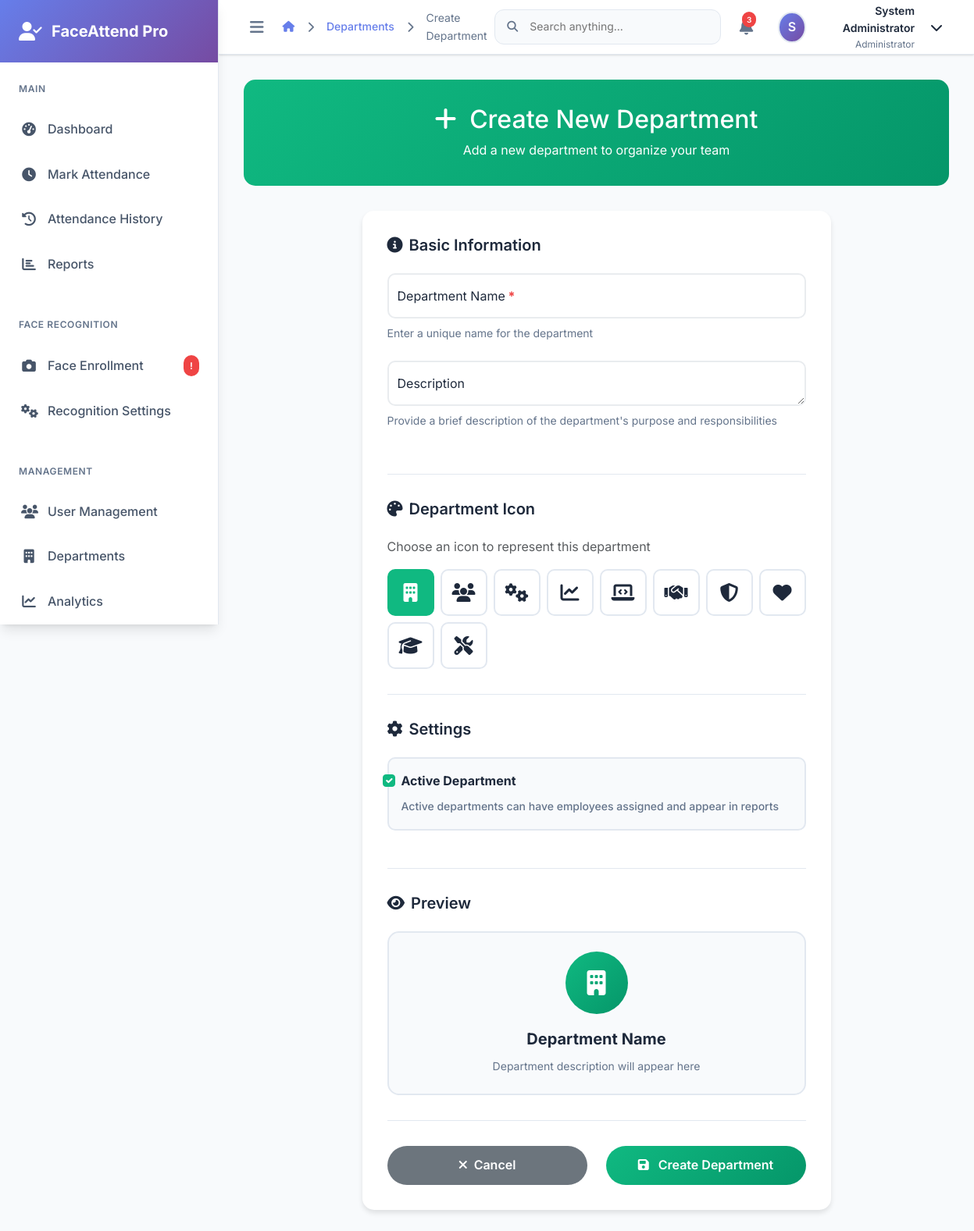
The app's page /auth/departments/create/ (signed in) with its own data.
### authentication/models.py (models this page shows, shortened)
class CustomUser(AbstractUser):
    USER_ROLES = [
        ('admin', 'Administrator'),
        ('manager', 'Manager'),
        ('employee', 'Employee'),
        ('security', 'Security Personnel'),
    ]
    id = models.UUIDField(primary_key=True, default=uuid.uuid4, editable=False)
    employee_id = models.CharField(
        max_length=20,
        unique=True,
        validators=[RegexValidator(r'^[A-Z0-9]+$', 'Employee ID must contain only uppercase letters and numbers')]
    )
    department = models.ForeignKey(Department, on_delete=models.SET_NULL, null=True, blank=True)
    role = models.CharField(max_length=20, choices=USER_ROLES, default='employee')
    phone_number = models.CharField(
        max_length=15,
        blank=True,
        validators=[RegexValidator(r'^\+?1?\d{9,15}$', 'Phone number must be entered in the format: "+999999999". Up to 15 digits allowed.')]
    )
    profile_picture = models.ImageField(upload_to='profile_pictures/', blank=True, null=True)
    date_of_birth = models.DateField(blank=True, null=True)
    address = models.TextField(blank=True)
    emergency_contact_name = models.CharField(max_length=100, blank=True)
    emergency_contact_phone = models.CharField(max_length=15, blank=True)
    is_face_enrolled = models.BooleanField(default=False)
    face_enrollment_date = models.DateTimeField(blank=True, null=True)
    is_active = models.BooleanField(default=True)
    created_at = models.DateTimeField(auto_now_add=True)
    updated_at = models.DateTimeField(auto_now=True)
    last_attendance = models.DateTimeField(blank=True, null=True)
    class Meta:
        ordering = ['employee_id']
        verbose_name = 'User'
        verbose_name_plural = 'Users'
    def get_full_name(self):
        return f"{self.first_name} {self.last_name}".strip() or self.username

class Department(models.Model):
    id = models.UUIDField(primary_key=True, default=uuid.uuid4, editable=False)
    name = models.CharField(max_length=100, unique=True)
    description = models.TextField(blank=True)
    created_at = models.DateTimeField(auto_now_add=True)
    updated_at = models.DateTimeField(auto_now=True)
    is_active = models.BooleanField(default=True)
    class Meta:
        ordering = ['name']
        verbose_name = 'Department'
        verbose_name_plural = 'Departments'

### authentication/views.py (the view, shortened to what this page needs)
# urls.py: path('departments/create/', views.DepartmentCreateView.as_view(), name='department_create'),
class DepartmentCreateView(AdminRequiredMixin, CreateView):
    model = Department
    form_class = DepartmentForm
    template_name = 'authentication/department_form.html'
    success_url = reverse_lazy('authentication:department_list')

### templates/authentication/department_form.html (shortened to what this page needs)
{% extends 'base.html' %}
{% block breadcrumb %}
<i class="fas fa-chevron-right mx-2"></i>
<a href="{% url 'authentication:department_list' %}">Departments</a>
<i class="fas fa-chevron-right mx-2"></i>
<span>{% if object %}Edit Department{% else %}Create Department{% endif %}</span>
{% endblock %}
{% block content %}
<div class="form-header">
    <h2>
        <i class="fas fa-{% if object %}edit{% else %}plus{% endif %} me-2"></i>
        {% if object %}Edit Department - {{ object.name }}{% else %}Create New Department{% endif %}
    </h2>
    <p class="mb-0">
        {% if object %}Update department information and settings{% else %}Add a new department to organize your team{% endif %}
    </p>
</div>
<div class="form-container">
    <form method="post" id="departmentForm">
        <div class="form-section">
            <h5 class="section-title">
                <i class="fas fa-info-circle"></i>
                Basic Information
            </h5>
            <div class="form-floating">
                {{ form.name }}
                <label for="{{ form.name.id_for_label }}" class="required-field">Department Name</label>
                <div class="help-text">Enter a unique name for the department</div>
            </div>
            <div class="form-floating">
                {{ form.description }}
                <label for="{{ form.description.id_for_label }}">Description</label>
                <div class="help-text">Provide a brief description of the department's purpose and responsibilities</div>
            </div>
        </div>
        <div class="form-section">
            <h5 class="section-title">
                <i class="fas fa-palette"></i>
                Department Icon
            </h5>
            <p class="text-muted mb-3">Choose an icon to represent this department</p>
            <div class="icon-selector">
                <div class="icon-option selected" data-icon="building">
                    <i class="fas fa-building"></i>
                </div>
                <div class="icon-option" data-icon="users">
                    <i class="fas fa-users"></i>
                </div>
                <div class="icon-option" data-icon="cogs">
                    <i class="fas fa-cogs"></i>
                </div>
                <div class="icon-option" data-icon="chart-line">
                    <i class="fas fa-chart-line"></i>
                </div>
                <div class="icon-option" data-icon="laptop-code">
                    <i class="fas fa-laptop-code"></i>
                </div>
                <div class="icon-option" data-icon="handshake">
                    <i class="fas fa-handshake"></i>
                </div>
                <div class="icon-option" data-icon="shield-alt">
                    <i class="fas fa-shield-alt"></i>
                </div>
                <div class="icon-option" data-icon="heart">
                    <i class="fas fa-heart"></i>
                </div>
                <div class="icon-option" data-icon="graduation-cap">
                    <i class="fas fa-graduation-cap"></i>
                </div>
                <div class="icon-option" data-icon="tools">
                    <i class="fas fa-tools"></i>
                </div>
            </div>
        </div>
        <div class="form-section">
            <h5 class="section-title">
                <i class="fas fa-cog"></i>
                Settings
            </h5>
            <div class="form-check">
                {{ form.is_active }}
                <label class="form-check-label" for="{{ form.is_active.id_for_label }}">
                    <strong>Active Department</strong>
                    <div class="help-text">Active departments can have employees assigned and appear in reports</div>
                </label>
            </div>
        </div>
        <div class="form-section">
            <h5 class="section-title">
                <i class="fas fa-eye"></i>
                Preview
            </h5>
            <div class="preview-card" id="departmentPreview">
                <div class="preview-icon" id="previewIcon">
                    <i class="fas fa-building"></i>
                </div>
                <div class="preview-name" id="previewName">Department Name</div>
                <div class="preview-description" id="previewDescription">Department description will appear here</div>
            </div>
        </div>
        <div class="row">
            <div class="col-md-6">
                <a href="{% url 'authentication:department_list' %}" class="btn-cancel">
                    <i class="fas fa-times me-2"></i>Cancel
                </a>
            </div>
            <div class="col-md-6">
                <button type="submit" class="btn-submit">
                    <i class="fas fa-save me-2"></i>
                    {% if object %}Update Department{% else %}Create Department{% endif %}
                </button>
            </div>
        </div>
    </form>
</div>
{% endblock %}

### templates/base.html (shortened to what this page needs)
<!DOCTYPE html>
<html lang="en" data-theme="light">
<head>
    <link href="https://cdn.jsdelivr.net/npm/bootstrap@5.3.2/dist/css/bootstrap.min.css" rel="stylesheet">
    <link href="https://cdnjs.cloudflare.com/ajax/libs/font-awesome/6.5.0/css/all.min.css" rel="stylesheet">
    <link href="https://cdn.jsdelivr.net/npm/animate.css@4.1.1/animate.min.css" rel="stylesheet">
</head>
<body>
    <div class="app-container">
        {% if user.is_authenticated %}
        <nav class="sidebar" id="sidebar">
            <div class="sidebar-header">
                <a href="{% url 'authentication:dashboard' %}" class="sidebar-brand">
                    <i class="fas fa-user-check"></i>
                    <span>FaceAttend Pro</span>
                </a>
            </div>
            <div class="sidebar-nav">
                <div class="nav-section">
                    <div class="nav-section-title">Main</div>
                    <div class="nav-item">
                        <a href="{% url 'authentication:dashboard' %}" class="nav-link {% if request.resolver_match.url_name == 'dashboard' %}active{% endif %}">
                            <i class="fas fa-tachometer-alt"></i>
                            <span>Dashboard</span>
                        </a>
                    </div>
                    <div class="nav-item">
                        <a href="{% url 'attendance:check' %}" class="nav-link {% if 'attendance' in request.resolver_match.namespace and request.resolver_match.url_name == 'check' %}active{% endif %}">
                            <i class="fas fa-clock"></i>
                            <span>Mark Attendance</span>
                        </a>
                    </div>
                    <div class="nav-item">
                        <a href="{% url 'attendance:history' %}" class="nav-link {% if 'attendance' in request.resolver_match.namespace and request.resolver_match.url_name == 'history' %}active{% endif %}">
                            <i class="fas fa-history"></i>
                            <span>Attendance History</span>
                        </a>
                    </div>
                    <div class="nav-item">
                        <a href="{% url 'attendance:reports' %}" class="nav-link {% if 'attendance' in request.resolver_match.namespace and request.resolver_match.url_name == 'reports' %}active{% endif %}">
                            <i class="fas fa-chart-bar"></i>
                            <span>Reports</span>
                        </a>
                    </div>
                </div>
                <div class="nav-section">
                    <div class="nav-section-title">Face Recognition</div>
                    <div class="nav-item">
                        <a href="{% url 'face_recognition:enrollment' %}" class="nav-link {% if 'face_recognition' in request.resolver_match.namespace %}active{% endif %}">
                            <i class="fas fa-camera"></i>
                            <span>Face Enrollment</span>
                            {% if not user.is_face_enrolled %}
                                <span class="nav-badge">!</span>
                            {% endif %}
                        </a>
                    </div>
                    <div class="nav-item">
                        <a href="#" class="nav-link">
                            <i class="fas fa-cogs"></i>
                            <span>Recognition Settings</span>
                        </a>
                    </div>
                </div>
                {% if user.role == 'admin' or user.role == 'manager' %}
                <div class="nav-section">
                    <div class="nav-section-title">Management</div>
                    <div class="nav-item">
                        <a href="{% url 'authentication:user_list' %}" class="nav-link {% if 'authentication' in request.resolver_match.namespace and request.resolver_match.url_name == 'user_list' %}active{% endif %}">
                            <i class="fas fa-users"></i>
                            <span>User Management</span>
                        </a>
                    </div>
                    <div class="nav-item">
                        <a href="{% url 'authentication:department_list' %}" class="nav-link">
                            <i class="fas fa-building"></i>
                            <span>Departments</span>
                        </a>
                    </div>
                    <div class="nav-item">
                        <a href="{% url 'authentication:analytics' %}" class="nav-link">
                            <i class="fas fa-chart-line"></i>
                            <span>Analytics</span>
                        </a>
                    </div>
                </div>
                {% endif %}
            </div>
        </nav>
        {% endif %}
        <div class="main-content" id="mainContent">
            <header class="top-header">
                <div class="header-left">
                    {% if user.is_authenticated %}
                    <button class="sidebar-toggle" id="sidebarToggle">
                        <i class="fas fa-bars"></i>
                    </button>
                    {% endif %}
                    <div class="breadcrumb-nav">
                        <a href="{% url 'authentication:dashboard' %}">
                            <i class="fas fa-home"></i>
                        </a>
                        {% block breadcrumb %}{% endblock %}
                    </div>
                </div>
                <div class="header-right">
                    {% if user.is_authenticated %}
                    <div class="header-search">
                        <i class="fas fa-search"></i>
                        <input type="text" placeholder="Search anything..." id="globalSearch">
                    </div>
                    <div class="header-notifications">
                        <button class="notification-btn" id="notificationBtn" data-bs-toggle="dropdown">
                            <i class="fas fa-bell"></i>
                            <span class="notification-badge">3</span>
                        </button>
                    </div>
                    <div class="user-dropdown dropdown">
                        <div class="user-info" data-bs-toggle="dropdown">
                            {% if user.profile_picture %}
                                <img src="{{ user.profile_picture.url }}" alt="Profile" class="user-avatar">
                            {% else %}
                                <div class="user-avatar d-flex align-items-center justify-content-center" style="background: linear-gradient(135deg, #667eea, #764ba2); color: white; font-weight: 600;">
                                    {{ user.first_name|first|default:user.username|first|upper }}
                                </div>
                            {% endif %}
                            <div class="user-details">
                                <div class="user-name">{{ user.get_full_name|default:user.username }}</div>
                                <div class="user-role">{{ user.get_role_display }}</div>
                            </div>
                            <i class="fas fa-chevron-down ms-2"></i>
                        </div>
                    </div>
                    {% else %}
                    <a href="{% url 'authentication:login' %}" class="btn btn-primary">
                        <i class="fas fa-sign-in-alt me-1"></i>Login
                    </a>
                    {% endif %}
                </div>
            </header>
            <main class="content-area">
                <div class="fade-in">
                    {% block content %}{% endblock %}
                </div>
            </main>
        </div>
    </div>
</body>
</html>

### records on screen
CustomUser: first_name|first "S", get_full_name "System Administrator", role "Administrator"
